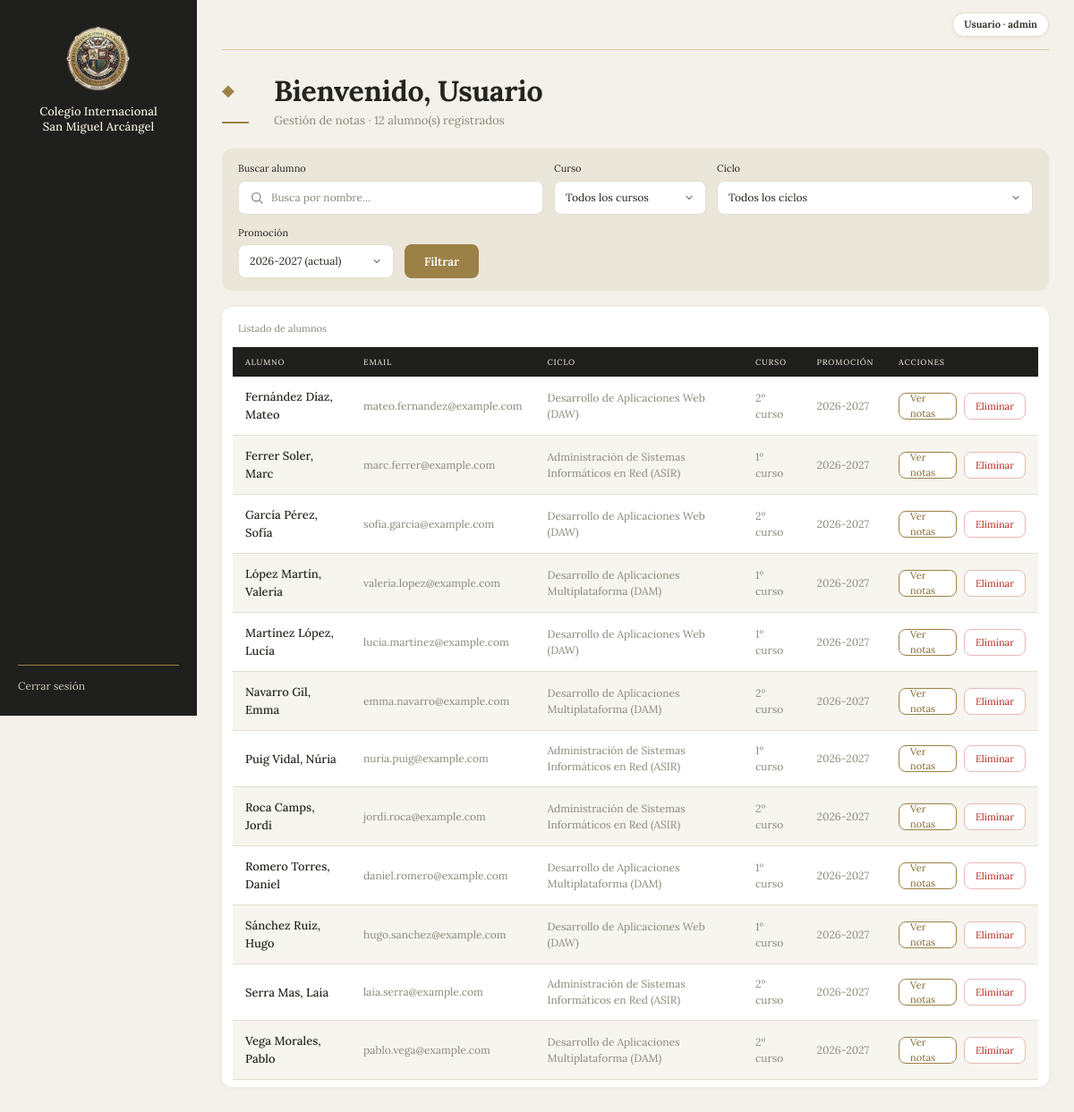
Screenshot of /bienvenida.php (signed in) with the database file from the repository.
### tables this page shows
CREATE TABLE usuaris (
    id INT AUTO_INCREMENT PRIMARY KEY,
    nombre VARCHAR(50) NOT NULL,
    apellidos VARCHAR(100) NOT NULL,
    email VARCHAR(100) NOT NULL UNIQUE,
    password_hash VARCHAR(255) NULL,
    rol ENUM('alumno', 'profesor', 'admin', 'educador', 'secretaria') NOT NULL,
    INDEX idx_usuaris_rol_apellidos (rol, apellidos)
);

### filtros/consultar_alumnos.php (called while the page is built, shortened)
<?php
$nombre = isset($_GET['nombre']) && is_string($_GET['nombre'])
    ? trim($_GET['nombre'])
    : '';
$nombre = mb_substr($nombre, 0, 100);
$promocionesStmt = $conn->prepare('SELECT id, nombre, actual FROM promociones ORDER BY id DESC');
$promocionesStmt->execute();
$promociones = $promocionesStmt->fetchAll(PDO::FETCH_ASSOC);
$promocionActual = 0;
foreach ($promociones as $promocion) {
    if ((int) $promocion['actual'] === 1) {
        $promocionActual = (int) $promocion['id'];
        break;
    }
}
$promocionSeleccionada = $promocionActual;
$condiciones = ["u.rol = 'alumno'"];
$parametros = [];
if ($promocionSeleccionada > 0) {
    $condiciones[] = 'm.promocion_id = :promocion';
    $parametros['promocion'] = $promocionSeleccionada;
}
$sql = 'SELECT u.id, u.nombre, u.apellidos, u.email,
               GROUP_CONCAT(DISTINCT c.nombre ORDER BY c.nombre SEPARATOR ", ") AS ciclo,
               GROUP_CONCAT(DISTINCT n.nombre ORDER BY n.id SEPARATOR ", ") AS curso,
               GROUP_CONCAT(DISTINCT p.nombre ORDER BY p.nombre SEPARATOR ", ") AS promocion
        FROM usuaris u
        LEFT JOIN matriculas m ON m.alumno_id = u.id
        LEFT JOIN asignaturas a ON a.id = m.asignatura_id
        LEFT JOIN ciclos c ON c.id = a.ciclo_id
        LEFT JOIN niveles n ON n.id = a.nivel_id
        LEFT JOIN promociones p ON p.id = m.promocion_id
        WHERE ' . implode(' AND ', $condiciones) . '
        GROUP BY u.id, u.nombre, u.apellidos, u.email
        ORDER BY u.apellidos, u.nombre';
$alumnosStmt = $conn->prepare($sql);
$alumnosStmt->execute($parametros);
$alumnos = $alumnosStmt->fetchAll(PDO::FETCH_ASSOC);

### bienvenida.php (the view, shortened to what this page needs)
<?php
$userName = $_SESSION['user_name'];
$userRole = $_SESSION['user_role'];
include 'conexion/conexion.php';
include 'filtros/consultar_alumnos.php';
function e(?string $valor): string
{
    return htmlspecialchars($valor ?? '', ENT_QUOTES, 'UTF-8');
}
?>
<!DOCTYPE html>
<html lang="es">
<head>
    <link rel="stylesheet" href="css/style.css">
</head>
<body>
    <div class="app">
        <aside class="sidebar">
            <div class="sidebar__brand">
                <img class="sidebar__logo" src="img/logo_gestion_nota.png" alt="Logo del Colegio Internacional San Miguel Arcángel">
                <p class="sidebar__name">Colegio Internacional<br>San Miguel Arcángel</p>
            </div>
            <a class="sidebar__logout" href="logout.php">Cerrar sesión</a>
        </aside>
        <div class="main">
            <header class="topbar">
                <span class="user-pill"><?= e($userName) ?> · <?= e($userRole) ?></span>
            </header>
            <div class="page-header">
                <div class="page-icon" aria-hidden="true">&#9670;</div>
                <div>
                    <h1 class="page-title">Bienvenido, <?= e($userName) ?></h1>
                    <p class="page-subtitle">Gestión de notas · <?= count($alumnos) ?> alumno(s) registrados</p>
                </div>
            </div>
            <form class="filters" id="filtros-alumnos" method="get">
                <div class="filters__field filters__field--grow" id="filtro-nombre">
                    <label class="filters__label" for="nombre">Buscar alumno</label>
                    <input class="input" type="search" id="nombre" name="nombre" maxlength="100" placeholder="Busca por nombre..." value="<?= e($nombre) ?>">
                </div>
                <div class="filters__field" id="filtro-curso">
                    <label class="filters__label" for="curso">Curso</label>
                    <select class="select" id="curso" name="curso">
                        <option value="0">Todos los cursos</option>
                    </select>
                </div>
                <div class="filters__field" id="filtro-ciclo">
                    <label class="filters__label" for="ciclo">Ciclo</label>
                    <select class="select" id="ciclo" name="ciclo">
                        <option value="0">Todos los ciclos</option>
                    </select>
                </div>
                <div class="filters__field" id="filtro-promocion">
                    <label class="filters__label" for="promocion">Promoción</label>
                    <select class="select" id="promocion" name="promocion">
                        <?php foreach ($promociones as $promocion): ?>
                            <option value="<?= (int) $promocion['id'] ?>" <?= $promocionSeleccionada === (int) $promocion['id'] ? 'selected' : '' ?>>
                                <?= e($promocion['nombre']) ?><?= (int) $promocion['actual'] === 1 ? ' (actual)' : '' ?>
                            </option>
                        <?php endforeach; ?>
                    </select>
                </div>
                <button class="btn-primary" id="btn-filtrar" type="submit">Filtrar</button>
            </form>
            <section class="card">
                <div class="card__head">
                    <span>Listado de alumnos</span>
                </div>
                <?php if (!$alumnos): ?>
                    <p class="empty"><?= $nombre !== '' || $cursoSeleccionado > 0 || $cicloSeleccionado > 0 || $promocionSeleccionada > 0 ? 'No hay alumnos que coincidan con los filtros.' : 'No hay alumnos registrados.' ?></p>
                <?php else: ?>
                    <div class="table-wrap">
                        <table class="table">
                            <thead>
                                <tr>
                                    <th>Alumno</th>
                                    <th>Email</th>
                                    <th>Ciclo</th>
                                    <th>Curso</th>
                                    <th>Promoción</th>
                                    <th>Acciones</th>
                                </tr>
                            </thead>
                            <tbody>
                            <?php foreach ($alumnos as $alumno): ?>
                                <tr>
                                    <td class="cell-name"><?= e($alumno['apellidos']) ?>, <?= e($alumno['nombre']) ?></td>
                                    <td><?= e($alumno['email']) ?></td>
                                    <td><?= e($alumno['ciclo']) ?: '—' ?></td>
                                    <td><?= e($alumno['curso']) ?: '—' ?></td>
                                    <td><?= e($alumno['promocion']) ?: '—' ?></td>
                                    <td>
                                        <div class="table-actions">
                                            <a class="btn-outline" href="notas.php?idAlumno=<?= (int) $alumno['id'] ?>">Ver notas</a>
                                            <?php if ($userRole === 'admin'): ?>
                                                <form method="post" action="proc/proc_alumnos.php"
                                                      onsubmit="return confirm('¿Eliminar a este alumno y todas sus matrículas?');">
                                                    <button type="submit" class="btn-danger">Eliminar</button>
                                                </form>
                                            <?php endif; ?>
                                        </div>
                                    </td>
                                </tr>
                            <?php endforeach; ?>
                            </tbody>
                        </table>
                    </div>
                <?php endif; ?>
            </section>
        </div>
    </div>
</body>
</html>

### rows the page displays
usuaris: apellidos "Fernández Díaz", nombre "Mateo", email "mateo.fernandez@example.com", ciclo "Desarrollo de Aplicaciones Web (DAW)", curso "2º curso", promocion "2026-2027"
usuaris: apellidos "Ferrer Soler", nombre "Marc", email "marc.ferrer@example.com", ciclo "Administración de Sistemas Informáticos en Red (ASIR)", curso "1º curso", promocion "2026-2027"
usuaris: apellidos "García Pérez", nombre "Sofía", email "sofia.garcia@example.com", ciclo "Desarrollo de Aplicaciones Web (DAW)", curso "2º curso", promocion "2026-2027"
usuaris: apellidos "López Martín", nombre "Valeria", email "valeria.lopez@example.com", ciclo "Desarrollo de Aplicaciones Multiplataforma (DAM)", curso "1º curso", promocion "2026-2027"
usuaris: apellidos "Martínez López", nombre "Lucía", email "lucia.martinez@example.com", ciclo "Desarrollo de Aplicaciones Web (DAW)", curso "1º curso", promocion "2026-2027"
usuaris: apellidos "Navarro Gil", nombre "Emma", email "emma.navarro@example.com", ciclo "Desarrollo de Aplicaciones Multiplataforma (DAM)", curso "2º curso", promocion "2026-2027"
usuaris: apellidos "Puig Vidal", nombre "Núria", email "nuria.puig@example.com", ciclo "Administración de Sistemas Informáticos en Red (ASIR)", curso "1º curso", promocion "2026-2027"
usuaris: apellidos "Roca Camps", nombre "Jordi", email "jordi.roca@example.com", ciclo "Administración de Sistemas Informáticos en Red (ASIR)", curso "2º curso", promocion "2026-2027"
usuaris: apellidos "Romero Torres", nombre "Daniel", email "daniel.romero@example.com", ciclo "Desarrollo de Aplicaciones Multiplataforma (DAM)", curso "1º curso", promocion "2026-2027"
usuaris: apellidos "Sánchez Ruiz", nombre "Hugo", email "hugo.sanchez@example.com", ciclo "Desarrollo de Aplicaciones Web (DAW)", curso "1º curso", promocion "2026-2027"
usuaris: apellidos "Serra Mas", nombre "Laia", email "laia.serra@example.com", ciclo "Administración de Sistemas Informáticos en Red (ASIR)", curso "2º curso", promocion "2026-2027"
usuaris: apellidos "Vega Morales", nombre "Pablo", email "pablo.vega@example.com", ciclo "Desarrollo de Aplicaciones Multiplataforma (DAM)", curso "2º curso", promocion "2026-2027"

### other values shown
$userName "Usuario"
$userRole "admin"
count($alumnos) "12"
form field promocion "2026-2027 (actual)"
